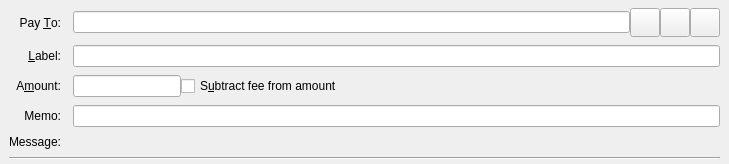
<?xml version="1.0" encoding="UTF-8"?>
<ui version="4.0">
 <class>SendCoinsEntry</class>
 <widget class="QStackedWidget" name="SendCoinsEntry">
  <property name="geometry">
   <rect>
    <x>0</x>
    <y>0</y>
    <width>729</width>
    <height>150</height>
   </rect>
  </property>
  <property name="focusPolicy">
   <enum>Qt::TabFocus</enum>
  </property>
  <property name="autoFillBackground">
   <bool>false</bool>
  </property>
  <widget class="QFrame" name="SendCoins">
   <property name="toolTip">
    <string>This is a normal payment.</string>
   </property>
   <property name="frameShape">
    <enum>QFrame::NoFrame</enum>
   </property>
   <layout class="QGridLayout" name="gridLayout">
    <property name="topMargin">
     <number>8</number>
    </property>
    <property name="bottomMargin">
     <number>4</number>
    </property>
    <property name="horizontalSpacing">
     <number>12</number>
    </property>
    <property name="verticalSpacing">
     <number>8</number>
    </property>
    <item row="0" column="0">
     <widget class="QLabel" name="payToLabel">
      <property name="text">
       <string>Pay &amp;To:</string>
      </property>
      <property name="alignment">
       <set>Qt::AlignRight|Qt::AlignTrailing|Qt::AlignVCenter</set>
      </property>
      <property name="buddy">
       <cstring>payTo</cstring>
      </property>
     </widget>
    </item>
    <item row="0" column="1">
     <layout class="QHBoxLayout" name="payToLayout">
      <property name="spacing">
       <number>0</number>
      </property>
      <item>
       <widget class="QValidatedLineEdit" name="payTo">
        <property name="toolTip">
         <string>The BIT address to send the payment to</string>
        </property>
       </widget>
      </item>
      <item>
       <widget class="QToolButton" name="addressBookButton">
        <property name="toolTip">
         <string>Choose previously used address</string>
        </property>
        <property name="text">
         <string/>
        </property>
        <property name="icon">
         <iconset resource="../bitcoin.qrc">
          <normaloff>:/icons/address-book</normaloff>:/icons/address-book</iconset>
        </property>
        <property name="iconSize">
         <size>
          <width>22</width>
          <height>22</height>
         </size>
        </property>
        <property name="shortcut">
         <string>Alt+A</string>
        </property>
       </widget>
      </item>
      <item>
       <widget class="QToolButton" name="pasteButton">
        <property name="toolTip">
         <string>Paste address from clipboard</string>
        </property>
        <property name="text">
         <string/>
        </property>
        <property name="icon">
         <iconset resource="../bitcoin.qrc">
          <normaloff>:/icons/editpaste</normaloff>:/icons/editpaste</iconset>
        </property>
        <property name="iconSize">
         <size>
          <width>22</width>
          <height>22</height>
         </size>
        </property>
        <property name="shortcut">
         <string>Alt+P</string>
        </property>
       </widget>
      </item>
      <item>
       <widget class="QToolButton" name="deleteButton">
        <property name="toolTip">
         <string>Remove this entry</string>
        </property>
        <property name="text">
         <string/>
        </property>
        <property name="icon">
         <iconset resource="../bitcoin.qrc">
          <normaloff>:/icons/remove</normaloff>:/icons/remove</iconset>
        </property>
        <property name="iconSize">
         <size>
          <width>22</width>
          <height>22</height>
         </size>
        </property>
       </widget>
      </item>
     </layout>
    </item>
    <item row="1" column="0">
     <widget class="QLabel" name="labellLabel">
      <property name="text">
       <string>&amp;Label:</string>
      </property>
      <property name="alignment">
       <set>Qt::AlignRight|Qt::AlignTrailing|Qt::AlignVCenter</set>
      </property>
      <property name="buddy">
       <cstring>addAsLabel</cstring>
      </property>
     </widget>
    </item>
    <item row="1" column="1">
     <widget class="QLineEdit" name="addAsLabel">
      <property name="toolTip">
       <string>Enter a label for this address to add it to the list of used addresses</string>
      </property>
     </widget>
    </item>
    <item row="2" column="0">
     <widget class="QLabel" name="amountLabel">
      <property name="text">
       <string>A&amp;mount:</string>
      </property>
      <property name="alignment">
       <set>Qt::AlignRight|Qt::AlignTrailing|Qt::AlignVCenter</set>
      </property>
      <property name="buddy">
       <cstring>payAmount</cstring>
      </property>
     </widget>
    </item>
    <item row="2" column="1">
     <layout class="QHBoxLayout" name="horizontalLayoutAmount" stretch="0,1">
      <item>
       <widget class="BitcoinAmountField" name="payAmount"/>
      </item>
      <item>
       <widget class="QCheckBox" name="checkboxSubtractFeeFromAmount">
        <property name="toolTip">
         <string>The fee will be deducted from the amount being sent. The recipient will receive less BIT than you enter in the amount field. If multiple recipients are selected, the fee is split equally.</string>
        </property>
        <property name="text">
         <string>S&amp;ubtract fee from amount</string>
        </property>
       </widget>
      </item>
     </layout>
    </item>
    <item row="3" column="0">
     <widget class="QLabel" name="nicknameMemoLabel">
     <property name="text">
       <string>Memo:</string>
      </property>
      <property name="alignment">
       <set>Qt::AlignRight|Qt::AlignTrailing|Qt::AlignVCenter</set>
      </property>
      <property name="buddy">
       <cstring>nicknameMemoEdit</cstring>
      </property>
     </widget>
    </item>
    <item row="3" column="1">
     <widget class="QLineEdit" name="nicknameMemoEdit">
      <property name="toolTip">
       <string>Optional memo/tag for nickname payments. Some services require it to route funds.</string>
      </property>
      <property name="maxLength">
       <number>48</number>
      </property>
     </widget>
    </item>
    <item row="4" column="0">
     <widget class="QLabel" name="messageLabel">
      <property name="text">
       <string>Message:</string>
      </property>
      <property name="alignment">
       <set>Qt::AlignRight|Qt::AlignTrailing|Qt::AlignVCenter</set>
      </property>
     </widget>
    </item>
    <item row="4" column="1">
     <widget class="QLabel" name="messageTextLabel">
      <property name="toolTip">
       <string>A message that was attached to the bit: URI which will be stored with the transaction for your reference. Note: This message will not be sent over the BIT network.</string>
      </property>
      <property name="textFormat">
       <enum>Qt::PlainText</enum>
      </property>
     </widget>
    </item>
    <item row="5" column="0" colspan="2">
     <widget class="Line" name="line">
      <property name="orientation">
       <enum>Qt::Horizontal</enum>
      </property>
     </widget>
    </item>
   </layout>
  </widget>
  <widget class="QFrame" name="SendCoins_UnauthenticatedPaymentRequest">
   <property name="palette">
    <palette>
     <active>
      <colorrole role="WindowText">
       <brush brushstyle="SolidPattern">
        <color alpha="255">
         <red>0</red>
         <green>0</green>
         <blue>0</blue>
        </color>
       </brush>
      </colorrole>
      <colorrole role="Button">
       <brush brushstyle="SolidPattern">
        <color alpha="255">
         <red>255</red>
         <green>255</green>
         <blue>127</blue>
        </color>
       </brush>
      </colorrole>
      <colorrole role="Light">
       <brush brushstyle="SolidPattern">
        <color alpha="255">
         <red>255</red>
         <green>255</green>
         <blue>255</blue>
        </color>
       </brush>
      </colorrole>
      <colorrole role="Midlight">
       <brush brushstyle="SolidPattern">
        <color alpha="255">
         <red>255</red>
         <green>255</green>
         <blue>191</blue>
        </color>
       </brush>
      </colorrole>
      <colorrole role="Dark">
       <brush brushstyle="SolidPattern">
        <color alpha="255">
         <red>127</red>
         <green>127</green>
         <blue>63</blue>
        </color>
       </brush>
      </colorrole>
      <colorrole role="Mid">
       <brush brushstyle="SolidPattern">
        <color alpha="255">
         <red>170</red>
         <green>170</green>
         <blue>84</blue>
        </color>
       </brush>
      </colorrole>
      <colorrole role="Text">
       <brush brushstyle="SolidPattern">
        <color alpha="255">
         <red>0</red>
         <green>0</green>
         <blue>0</blue>
        </color>
       </brush>
      </colorrole>
      <colorrole role="BrightText">
       <brush brushstyle="SolidPattern">
        <color alpha="255">
         <red>255</red>
         <green>255</green>
         <blue>255</blue>
        </color>
       </brush>
      </colorrole>
      <colorrole role="ButtonText">
       <brush brushstyle="SolidPattern">
        <color alpha="255">
         <red>0</red>
         <green>0</green>
         <blue>0</blue>
        </color>
       </brush>
      </colorrole>
      <colorrole role="Base">
       <brush brushstyle="SolidPattern">
        <color alpha="255">
         <red>255</red>
         <green>255</green>
         <blue>255</blue>
        </color>
       </brush>
      </colorrole>
      <colorrole role="Window">
       <brush brushstyle="SolidPattern">
        <color alpha="255">
         <red>255</red>
         <green>255</green>
         <blue>127</blue>
        </color>
       </brush>
      </colorrole>
      <colorrole role="Shadow">
       <brush brushstyle="SolidPattern">
        <color alpha="255">
         <red>0</red>
         <green>0</green>
         <blue>0</blue>
        </color>
       </brush>
      </colorrole>
      <colorrole role="AlternateBase">
       <brush brushstyle="SolidPattern">
        <color alpha="255">
         <red>255</red>
         <green>255</green>
         <blue>191</blue>
        </color>
       </brush>
      </colorrole>
      <colorrole role="ToolTipBase">
       <brush brushstyle="SolidPattern">
        <color alpha="255">
         <red>255</red>
         <green>255</green>
         <blue>220</blue>
        </color>
       </brush>
      </colorrole>
      <colorrole role="ToolTipText">
       <brush brushstyle="SolidPattern">
        <color alpha="255">
         <red>0</red>
         <green>0</green>
         <blue>0</blue>
        </color>
       </brush>
      </colorrole>
     </active>
     <inactive>
      <colorrole role="WindowText">
       <brush brushstyle="SolidPattern">
        <color alpha="255">
         <red>0</red>
         <green>0</green>
         <blue>0</blue>
        </color>
       </brush>
      </colorrole>
      <colorrole role="Button">
       <brush brushstyle="SolidPattern">
        <color alpha="255">
         <red>255</red>
         <green>255</green>
         <blue>127</blue>
        </color>
       </brush>
      </colorrole>
      <colorrole role="Light">
       <brush brushstyle="SolidPattern">
        <color alpha="255">
         <red>255</red>
         <green>255</green>
         <blue>255</blue>
        </color>
       </brush>
      </colorrole>
      <colorrole role="Midlight">
       <brush brushstyle="SolidPattern">
        <color alpha="255">
         <red>255</red>
         <green>255</green>
         <blue>191</blue>
        </color>
       </brush>
      </colorrole>
      <colorrole role="Dark">
       <brush brushstyle="SolidPattern">
        <color alpha="255">
         <red>127</red>
         <green>127</green>
         <blue>63</blue>
        </color>
       </brush>
      </colorrole>
      <colorrole role="Mid">
       <brush brushstyle="SolidPattern">
        <color alpha="255">
         <red>170</red>
         <green>170</green>
         <blue>84</blue>
        </color>
       </brush>
      </colorrole>
      <colorrole role="Text">
       <brush brushstyle="SolidPattern">
        <color alpha="255">
         <red>0</red>
         <green>0</green>
         <blue>0</blue>
        </color>
       </brush>
      </colorrole>
      <colorrole role="BrightText">
       <brush brushstyle="SolidPattern">
        <color alpha="255">
         <red>255</red>
         <green>255</green>
         <blue>255</blue>
        </color>
       </brush>
      </colorrole>
      <colorrole role="ButtonText">
       <brush brushstyle="SolidPattern">
        <color alpha="255">
         <red>0</red>
         <green>0</green>
         <blue>0</blue>
        </color>
       </brush>
      </colorrole>
      <colorrole role="Base">
       <brush brushstyle="SolidPattern">
        <color alpha="255">
         <red>255</red>
         <green>255</green>
         <blue>255</blue>
        </color>
       </brush>
      </colorrole>
      <colorrole role="Window">
       <brush brushstyle="SolidPattern">
        <color alpha="255">
         <red>255</red>
         <green>255</green>
         <blue>127</blue>
        </color>
       </brush>
      </colorrole>
      <colorrole role="Shadow">
       <brush brushstyle="SolidPattern">
        <color alpha="255">
         <red>0</red>
         <green>0</green>
         <blue>0</blue>
        </color>
       </brush>
      </colorrole>
      <colorrole role="AlternateBase">
       <brush brushstyle="SolidPattern">
        <color alpha="255">
         <red>255</red>
         <green>255</green>
         <blue>191</blue>
        </color>
       </brush>
      </colorrole>
      <colorrole role="ToolTipBase">
       <brush brushstyle="SolidPattern">
        <color alpha="255">
         <red>255</red>
         <green>255</green>
         <blue>220</blue>
        </color>
       </brush>
      </colorrole>
      <colorrole role="ToolTipText">
       <brush brushstyle="SolidPattern">
        <color alpha="255">
         <red>0</red>
         <green>0</green>
         <blue>0</blue>
        </color>
       </brush>
      </colorrole>
     </inactive>
     <disabled>
      <colorrole role="WindowText">
       <brush brushstyle="SolidPattern">
        <color alpha="255">
         <red>127</red>
         <green>127</green>
         <blue>63</blue>
        </color>
       </brush>
      </colorrole>
      <colorrole role="Button">
       <brush brushstyle="SolidPattern">
        <color alpha="255">
         <red>255</red>
         <green>255</green>
         <blue>127</blue>
        </color>
       </brush>
      </colorrole>
      <colorrole role="Light">
       <brush brushstyle="SolidPattern">
        <color alpha="255">
         <red>255</red>
         <green>255</green>
         <blue>255</blue>
        </color>
       </brush>
      </colorrole>
      <colorrole role="Midlight">
       <brush brushstyle="SolidPattern">
        <color alpha="255">
         <red>255</red>
         <green>255</green>
         <blue>191</blue>
        </color>
       </brush>
      </colorrole>
      <colorrole role="Dark">
       <brush brushstyle="SolidPattern">
        <color alpha="255">
         <red>127</red>
         <green>127</green>
         <blue>63</blue>
        </color>
       </brush>
      </colorrole>
      <colorrole role="Mid">
       <brush brushstyle="SolidPattern">
        <color alpha="255">
         <red>170</red>
         <green>170</green>
         <blue>84</blue>
        </color>
       </brush>
      </colorrole>
      <colorrole role="Text">
       <brush brushstyle="SolidPattern">
        <color alpha="255">
         <red>127</red>
         <green>127</green>
         <blue>63</blue>
        </color>
       </brush>
      </colorrole>
      <colorrole role="BrightText">
       <brush brushstyle="SolidPattern">
        <color alpha="255">
         <red>255</red>
         <green>255</green>
         <blue>255</blue>
        </color>
       </brush>
      </colorrole>
      <colorrole role="ButtonText">
       <brush brushstyle="SolidPattern">
        <color alpha="255">
         <red>127</red>
         <green>127</green>
         <blue>63</blue>
        </color>
       </brush>
      </colorrole>
      <colorrole role="Base">
       <brush brushstyle="SolidPattern">
        <color alpha="255">
         <red>255</red>
         <green>255</green>
         <blue>127</blue>
        </color>
       </brush>
      </colorrole>
      <colorrole role="Window">
       <brush brushstyle="SolidPattern">
        <color alpha="255">
         <red>255</red>
         <green>255</green>
         <blue>127</blue>
        </color>
       </brush>
      </colorrole>
      <colorrole role="Shadow">
       <brush brushstyle="SolidPattern">
        <color alpha="255">
         <red>0</red>
         <green>0</green>
         <blue>0</blue>
        </color>
       </brush>
      </colorrole>
      <colorrole role="AlternateBase">
       <brush brushstyle="SolidPattern">
        <color alpha="255">
         <red>255</red>
         <green>255</green>
         <blue>127</blue>
        </color>
       </brush>
      </colorrole>
      <colorrole role="ToolTipBase">
       <brush brushstyle="SolidPattern">
        <color alpha="255">
         <red>255</red>
         <green>255</green>
         <blue>220</blue>
        </color>
       </brush>
      </colorrole>
      <colorrole role="ToolTipText">
       <brush brushstyle="SolidPattern">
        <color alpha="255">
         <red>0</red>
         <green>0</green>
         <blue>0</blue>
        </color>
       </brush>
      </colorrole>
     </disabled>
    </palette>
   </property>
   <property name="toolTip">
    <string>This is an unauthenticated payment request.</string>
   </property>
   <property name="autoFillBackground">
    <bool>true</bool>
   </property>
   <property name="frameShape">
    <enum>QFrame::NoFrame</enum>
   </property>
   <layout class="QGridLayout" name="gridLayout_is">
    <property name="spacing">
     <number>12</number>
    </property>
    <item row="0" column="0">
     <widget class="QLabel" name="payToLabel_is">
      <property name="text">
       <string>Pay To:</string>
      </property>
      <property name="alignment">
       <set>Qt::AlignRight|Qt::AlignTrailing|Qt::AlignVCenter</set>
      </property>
     </widget>
    </item>
    <item row="0" column="1">
     <layout class="QHBoxLayout" name="payToLayout_is">
      <property name="spacing">
       <number>0</number>
      </property>
      <item>
       <widget class="QLabel" name="payTo_is"/>
      </item>
      <item>
       <widget class="QToolButton" name="deleteButton_is">
        <property name="toolTip">
         <string>Remove this entry</string>
        </property>
        <property name="text">
         <string/>
        </property>
        <property name="icon">
         <iconset resource="../bitcoin.qrc">
          <normaloff>:/icons/remove</normaloff>:/icons/remove</iconset>
        </property>
       </widget>
      </item>
     </layout>
    </item>
    <item row="1" column="0">
     <widget class="QLabel" name="memoLabel_is">
      <property name="text">
       <string>Memo:</string>
      </property>
      <property name="alignment">
       <set>Qt::AlignRight|Qt::AlignTrailing|Qt::AlignVCenter</set>
      </property>
     </widget>
    </item>
    <item row="1" column="1">
     <widget class="QLabel" name="memoTextLabel_is">
      <property name="textFormat">
       <enum>Qt::PlainText</enum>
      </property>
     </widget>
    </item>
    <item row="2" column="0">
     <widget class="QLabel" name="amountLabel_is">
      <property name="text">
       <string>A&amp;mount:</string>
      </property>
      <property name="alignment">
       <set>Qt::AlignRight|Qt::AlignTrailing|Qt::AlignVCenter</set>
      </property>
      <property name="buddy">
       <cstring>payAmount_is</cstring>
      </property>
     </widget>
    </item>
    <item row="2" column="1">
     <widget class="BitcoinAmountField" name="payAmount_is">
      <property name="acceptDrops">
       <bool>false</bool>
      </property>
     </widget>
    </item>
   </layout>
  </widget>
  <widget class="QFrame" name="SendCoins_AuthenticatedPaymentRequest">
   <property name="palette">
    <palette>
     <active>
      <colorrole role="WindowText">
       <brush brushstyle="SolidPattern">
        <color alpha="255">
         <red>0</red>
         <green>0</green>
         <blue>0</blue>
        </color>
       </brush>
      </colorrole>
      <colorrole role="Button">
       <brush brushstyle="SolidPattern">
        <color alpha="255">
         <red>140</red>
         <green>232</green>
         <blue>119</blue>
        </color>
       </brush>
      </colorrole>
      <colorrole role="Light">
       <brush brushstyle="SolidPattern">
        <color alpha="255">
         <red>230</red>
         <green>255</green>
         <blue>224</blue>
        </color>
       </brush>
      </colorrole>
      <colorrole role="Midlight">
       <brush brushstyle="SolidPattern">
        <color alpha="255">
         <red>185</red>
         <green>243</green>
         <blue>171</blue>
        </color>
       </brush>
      </colorrole>
      <colorrole role="Dark">
       <brush brushstyle="SolidPattern">
        <color alpha="255">
         <red>70</red>
         <green>116</green>
         <blue>59</blue>
        </color>
       </brush>
      </colorrole>
      <colorrole role="Mid">
       <brush brushstyle="SolidPattern">
        <color alpha="255">
         <red>93</red>
         <green>155</green>
         <blue>79</blue>
        </color>
       </brush>
      </colorrole>
      <colorrole role="Text">
       <brush brushstyle="SolidPattern">
        <color alpha="255">
         <red>0</red>
         <green>0</green>
         <blue>0</blue>
        </color>
       </brush>
      </colorrole>
      <colorrole role="BrightText">
       <brush brushstyle="SolidPattern">
        <color alpha="255">
         <red>155</red>
         <green>255</green>
         <blue>147</blue>
        </color>
       </brush>
      </colorrole>
      <colorrole role="ButtonText">
       <brush brushstyle="SolidPattern">
        <color alpha="255">
         <red>0</red>
         <green>0</green>
         <blue>0</blue>
        </color>
       </brush>
      </colorrole>
      <colorrole role="Base">
       <brush brushstyle="SolidPattern">
        <color alpha="255">
         <red>119</red>
         <green>255</green>
         <blue>233</blue>
        </color>
       </brush>
      </colorrole>
      <colorrole role="Window">
       <brush brushstyle="SolidPattern">
        <color alpha="255">
         <red>140</red>
         <green>232</green>
         <blue>119</blue>
        </color>
       </brush>
      </colorrole>
      <colorrole role="Shadow">
       <brush brushstyle="SolidPattern">
        <color alpha="255">
         <red>0</red>
         <green>0</green>
         <blue>0</blue>
        </color>
       </brush>
      </colorrole>
      <colorrole role="AlternateBase">
       <brush brushstyle="SolidPattern">
        <color alpha="255">
         <red>197</red>
         <green>243</green>
         <blue>187</blue>
        </color>
       </brush>
      </colorrole>
      <colorrole role="NoRole">
       <brush brushstyle="SolidPattern">
        <color alpha="255">
         <red>125</red>
         <green>194</green>
         <blue>122</blue>
        </color>
       </brush>
      </colorrole>
      <colorrole role="ToolTipBase">
       <brush brushstyle="SolidPattern">
        <color alpha="255">
         <red>255</red>
         <green>255</green>
         <blue>220</blue>
        </color>
       </brush>
      </colorrole>
      <colorrole role="ToolTipText">
       <brush brushstyle="SolidPattern">
        <color alpha="255">
         <red>0</red>
         <green>0</green>
         <blue>0</blue>
        </color>
       </brush>
      </colorrole>
     </active>
     <inactive>
      <colorrole role="WindowText">
       <brush brushstyle="SolidPattern">
        <color alpha="255">
         <red>0</red>
         <green>0</green>
         <blue>0</blue>
        </color>
       </brush>
      </colorrole>
      <colorrole role="Button">
       <brush brushstyle="SolidPattern">
        <color alpha="255">
         <red>140</red>
         <green>232</green>
         <blue>119</blue>
        </color>
       </brush>
      </colorrole>
      <colorrole role="Light">
       <brush brushstyle="SolidPattern">
        <color alpha="255">
         <red>230</red>
         <green>255</green>
         <blue>224</blue>
        </color>
       </brush>
      </colorrole>
      <colorrole role="Midlight">
       <brush brushstyle="SolidPattern">
        <color alpha="255">
         <red>185</red>
         <green>243</green>
         <blue>171</blue>
        </color>
       </brush>
      </colorrole>
      <colorrole role="Dark">
       <brush brushstyle="SolidPattern">
        <color alpha="255">
         <red>70</red>
         <green>116</green>
         <blue>59</blue>
        </color>
       </brush>
      </colorrole>
      <colorrole role="Mid">
       <brush brushstyle="SolidPattern">
        <color alpha="255">
         <red>93</red>
         <green>155</green>
         <blue>79</blue>
        </color>
       </brush>
      </colorrole>
      <colorrole role="Text">
       <brush brushstyle="SolidPattern">
        <color alpha="255">
         <red>0</red>
         <green>0</green>
         <blue>0</blue>
        </color>
       </brush>
      </colorrole>
      <colorrole role="BrightText">
       <brush brushstyle="SolidPattern">
        <color alpha="255">
         <red>155</red>
         <green>255</green>
         <blue>147</blue>
        </color>
       </brush>
      </colorrole>
      <colorrole role="ButtonText">
       <brush brushstyle="SolidPattern">
        <color alpha="255">
         <red>0</red>
         <green>0</green>
         <blue>0</blue>
        </color>
       </brush>
      </colorrole>
      <colorrole role="Base">
       <brush brushstyle="SolidPattern">
        <color alpha="255">
         <red>119</red>
         <green>255</green>
         <blue>233</blue>
        </color>
       </brush>
      </colorrole>
      <colorrole role="Window">
       <brush brushstyle="SolidPattern">
        <color alpha="255">
         <red>140</red>
         <green>232</green>
         <blue>119</blue>
        </color>
       </brush>
      </colorrole>
      <colorrole role="Shadow">
       <brush brushstyle="SolidPattern">
        <color alpha="255">
         <red>0</red>
         <green>0</green>
         <blue>0</blue>
        </color>
       </brush>
      </colorrole>
      <colorrole role="AlternateBase">
       <brush brushstyle="SolidPattern">
        <color alpha="255">
         <red>197</red>
         <green>243</green>
         <blue>187</blue>
        </color>
       </brush>
      </colorrole>
      <colorrole role="NoRole">
       <brush brushstyle="SolidPattern">
        <color alpha="255">
         <red>125</red>
         <green>194</green>
         <blue>122</blue>
        </color>
       </brush>
      </colorrole>
      <colorrole role="ToolTipBase">
       <brush brushstyle="SolidPattern">
        <color alpha="255">
         <red>255</red>
         <green>255</green>
         <blue>220</blue>
        </color>
       </brush>
      </colorrole>
      <colorrole role="ToolTipText">
       <brush brushstyle="SolidPattern">
        <color alpha="255">
         <red>0</red>
         <green>0</green>
         <blue>0</blue>
        </color>
       </brush>
      </colorrole>
     </inactive>
     <disabled>
      <colorrole role="WindowText">
       <brush brushstyle="SolidPattern">
        <color alpha="255">
         <red>70</red>
         <green>116</green>
         <blue>59</blue>
        </color>
       </brush>
      </colorrole>
      <colorrole role="Button">
       <brush brushstyle="SolidPattern">
        <color alpha="255">
         <red>140</red>
         <green>232</green>
         <blue>119</blue>
        </color>
       </brush>
      </colorrole>
      <colorrole role="Light">
       <brush brushstyle="SolidPattern">
        <color alpha="255">
         <red>230</red>
         <green>255</green>
         <blue>224</blue>
        </color>
       </brush>
      </colorrole>
      <colorrole role="Midlight">
       <brush brushstyle="SolidPattern">
        <color alpha="255">
         <red>185</red>
         <green>243</green>
         <blue>171</blue>
        </color>
       </brush>
      </colorrole>
      <colorrole role="Dark">
       <brush brushstyle="SolidPattern">
        <color alpha="255">
         <red>70</red>
         <green>116</green>
         <blue>59</blue>
        </color>
       </brush>
      </colorrole>
      <colorrole role="Mid">
       <brush brushstyle="SolidPattern">
        <color alpha="255">
         <red>93</red>
         <green>155</green>
         <blue>79</blue>
        </color>
       </brush>
      </colorrole>
      <colorrole role="Text">
       <brush brushstyle="SolidPattern">
        <color alpha="255">
         <red>70</red>
         <green>116</green>
         <blue>59</blue>
        </color>
       </brush>
      </colorrole>
      <colorrole role="BrightText">
       <brush brushstyle="SolidPattern">
        <color alpha="255">
         <red>155</red>
         <green>255</green>
         <blue>147</blue>
        </color>
       </brush>
      </colorrole>
      <colorrole role="ButtonText">
       <brush brushstyle="SolidPattern">
        <color alpha="255">
         <red>70</red>
         <green>116</green>
         <blue>59</blue>
        </color>
       </brush>
      </colorrole>
      <colorrole role="Base">
       <brush brushstyle="SolidPattern">
        <color alpha="255">
         <red>140</red>
         <green>232</green>
         <blue>119</blue>
        </color>
       </brush>
      </colorrole>
      <colorrole role="Window">
       <brush brushstyle="SolidPattern">
        <color alpha="255">
         <red>140</red>
         <green>232</green>
         <blue>119</blue>
        </color>
       </brush>
      </colorrole>
      <colorrole role="Shadow">
       <brush brushstyle="SolidPattern">
        <color alpha="255">
         <red>0</red>
         <green>0</green>
         <blue>0</blue>
        </color>
       </brush>
      </colorrole>
      <colorrole role="AlternateBase">
       <brush brushstyle="SolidPattern">
        <color alpha="255">
         <red>140</red>
         <green>232</green>
         <blue>119</blue>
        </color>
       </brush>
      </colorrole>
      <colorrole role="NoRole">
       <brush brushstyle="SolidPattern">
        <color alpha="255">
         <red>125</red>
         <green>194</green>
         <blue>122</blue>
        </color>
       </brush>
      </colorrole>
      <colorrole role="ToolTipBase">
       <brush brushstyle="SolidPattern">
        <color alpha="255">
         <red>255</red>
         <green>255</green>
         <blue>220</blue>
        </color>
       </brush>
      </colorrole>
      <colorrole role="ToolTipText">
       <brush brushstyle="SolidPattern">
        <color alpha="255">
         <red>0</red>
         <green>0</green>
         <blue>0</blue>
        </color>
       </brush>
      </colorrole>
     </disabled>
    </palette>
   </property>
   <property name="toolTip">
    <string>This is an authenticated payment request.</string>
   </property>
   <property name="autoFillBackground">
    <bool>true</bool>
   </property>
   <property name="frameShape">
    <enum>QFrame::NoFrame</enum>
   </property>
   <layout class="QGridLayout" name="gridLayout_s">
    <property name="spacing">
     <number>12</number>
    </property>
    <item row="0" column="0">
     <widget class="QLabel" name="payToLabel_s">
      <property name="text">
       <string>Pay To:</string>
      </property>
      <property name="alignment">
       <set>Qt::AlignRight|Qt::AlignTrailing|Qt::AlignVCenter</set>
      </property>
     </widget>
    </item>
    <item row="0" column="1">
     <layout class="QHBoxLayout" name="payToLayout_s">
      <property name="spacing">
       <number>0</number>
      </property>
      <item>
       <widget class="QLabel" name="payTo_s">
        <property name="textFormat">
         <enum>Qt::PlainText</enum>
        </property>
       </widget>
      </item>
      <item>
       <widget class="QToolButton" name="deleteButton_s">
        <property name="toolTip">
         <string>Remove this entry</string>
        </property>
        <property name="text">
         <string/>
        </property>
        <property name="icon">
         <iconset resource="../bitcoin.qrc">
          <normaloff>:/icons/remove</normaloff>:/icons/remove</iconset>
        </property>
       </widget>
      </item>
     </layout>
    </item>
    <item row="1" column="0">
     <widget class="QLabel" name="memoLabel_s">
      <property name="text">
       <string>Memo:</string>
      </property>
      <property name="alignment">
       <set>Qt::AlignRight|Qt::AlignTrailing|Qt::AlignVCenter</set>
      </property>
     </widget>
    </item>
    <item row="1" column="1">
     <widget class="QLabel" name="memoTextLabel_s">
      <property name="textFormat">
       <enum>Qt::PlainText</enum>
      </property>
     </widget>
    </item>
    <item row="2" column="0">
     <widget class="QLabel" name="amountLabel_s">
      <property name="text">
       <string>A&amp;mount:</string>
      </property>
      <property name="alignment">
       <set>Qt::AlignRight|Qt::AlignTrailing|Qt::AlignVCenter</set>
      </property>
      <property name="buddy">
       <cstring>payAmount_s</cstring>
      </property>
     </widget>
    </item>
    <item row="2" column="1">
     <widget class="BitcoinAmountField" name="payAmount_s">
      <property name="acceptDrops">
       <bool>false</bool>
      </property>
     </widget>
    </item>
   </layout>
  </widget>
 </widget>
 <customwidgets>
  <customwidget>
   <class>QValidatedLineEdit</class>
   <extends>QLineEdit</extends>
   <header>qvalidatedlineedit.h</header>
  </customwidget>
  <customwidget>
   <class>BitcoinAmountField</class>
   <extends>QLineEdit</extends>
   <header>bitcoinamountfield.h</header>
  </customwidget>
 </customwidgets>
 <tabstops>
  <tabstop>payTo</tabstop>
  <tabstop>addressBookButton</tabstop>
  <tabstop>pasteButton</tabstop>
  <tabstop>deleteButton</tabstop>
  <tabstop>addAsLabel</tabstop>
  <tabstop>payAmount</tabstop>
  <tabstop>payAmount_is</tabstop>
  <tabstop>deleteButton_is</tabstop>
  <tabstop>payAmount_s</tabstop>
  <tabstop>deleteButton_s</tabstop>
 </tabstops>
 <resources>
  <include location="../bitcoin.qrc"/>
 </resources>
 <connections/>
</ui>
